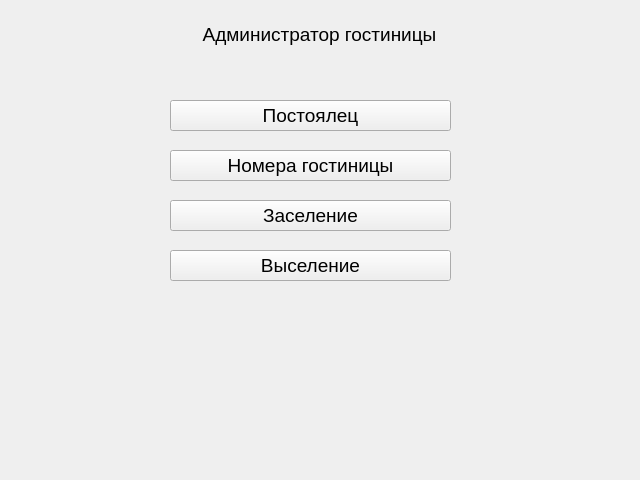
<?xml version="1.0" encoding="UTF-8"?>
<ui version="4.0">
 <class>MainWindow_admin</class>
 <widget class="QMainWindow" name="MainWindow_admin">
  <property name="geometry">
   <rect>
    <x>0</x>
    <y>0</y>
    <width>640</width>
    <height>480</height>
   </rect>
  </property>
  <property name="windowTitle">
   <string>MainWindow</string>
  </property>
  <widget class="QWidget" name="centralwidget">
   <widget class="QLabel" name="label">
    <property name="geometry">
     <rect>
      <x>64</x>
      <y>19</y>
      <width>511</width>
      <height>31</height>
     </rect>
    </property>
    <property name="font">
     <font>
      <pointsize>14</pointsize>
     </font>
    </property>
    <property name="text">
     <string>Администратор гостиницы</string>
    </property>
    <property name="alignment">
     <set>Qt::AlignCenter</set>
    </property>
   </widget>
   <widget class="QPushButton" name="_numbers_hotel">
    <property name="geometry">
     <rect>
      <x>170</x>
      <y>150</y>
      <width>281</width>
      <height>31</height>
     </rect>
    </property>
    <property name="font">
     <font>
      <pointsize>14</pointsize>
     </font>
    </property>
    <property name="text">
     <string>Номера гостиницы</string>
    </property>
   </widget>
   <widget class="QPushButton" name="pushButton_in">
    <property name="geometry">
     <rect>
      <x>170</x>
      <y>200</y>
      <width>281</width>
      <height>31</height>
     </rect>
    </property>
    <property name="font">
     <font>
      <pointsize>14</pointsize>
     </font>
    </property>
    <property name="text">
     <string>Заселение</string>
    </property>
   </widget>
   <widget class="QPushButton" name="pushButton_out">
    <property name="geometry">
     <rect>
      <x>170</x>
      <y>250</y>
      <width>281</width>
      <height>31</height>
     </rect>
    </property>
    <property name="font">
     <font>
      <pointsize>14</pointsize>
     </font>
    </property>
    <property name="text">
     <string>Выселение</string>
    </property>
   </widget>
   <widget class="QPushButton" name="pushButton_guest">
    <property name="geometry">
     <rect>
      <x>170</x>
      <y>100</y>
      <width>281</width>
      <height>31</height>
     </rect>
    </property>
    <property name="font">
     <font>
      <pointsize>14</pointsize>
     </font>
    </property>
    <property name="text">
     <string>Постоялец</string>
    </property>
   </widget>
  </widget>
 </widget>
 <resources/>
 <connections/>
</ui>
